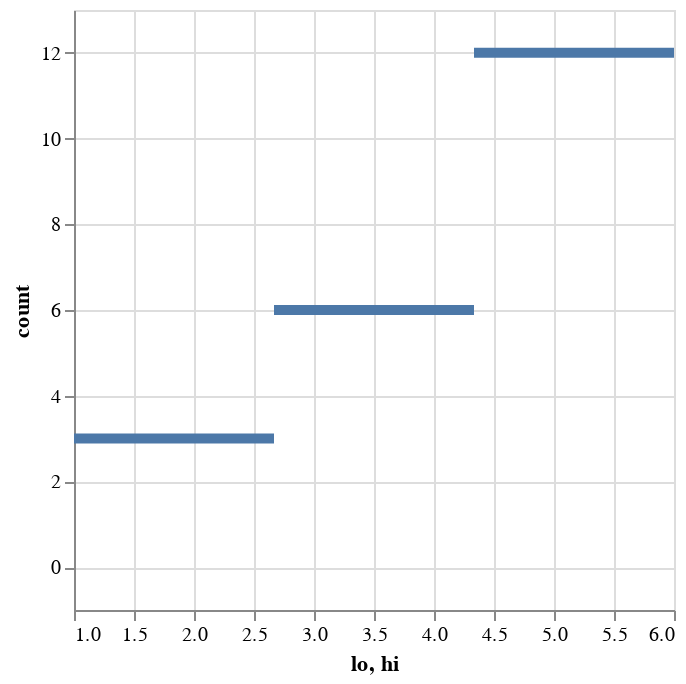

Notebook code for this chart:
### Markdown cell above
Since many models are also probabilistic, it is often useful to visualize a _distribution_ of values.  Exposure support this through the `histogram` function which takes an array of values and a number of buckets to distribute the values among:

### Code cell
histogram([1,2,2,3,3,3,4,4,4,5,5,5,5,5,6,6,6,6,6,6,6], 3)

### Figure 1 — Vega-Lite specification as saved in the notebook (floating-point values rounded to 4 significant figures)
{"$schema": "https://vega.github.io/schema/vega-lite/v4.json", "data": {"values": [{"count": 12, "hi": 6, "lo": 4.333}, {"count": 6, "hi": 4.333, "lo": 2.667}, {"count": 3, "hi": 2.667, "lo": 1}]}, "encoding": {"x": {"bin": {"binned": "true", "step": 1.667}, "field": "lo"}, "x2": {"field": "hi"}, "y": {"field": "count", "type": "quantitative"}}, "mark": "bar"}
